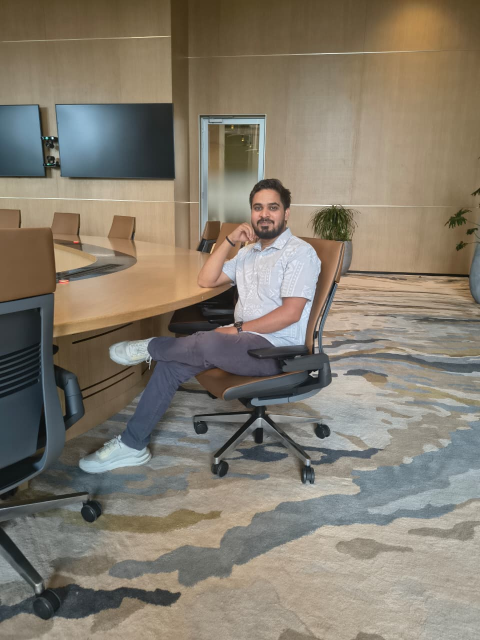
#> input picture pic/Image1.jpeg, 960 x 1280 px, given in place of Image4.jpeg, which was not available (shown at 1/2 size)
$ python optimize-images.py
#> lines starting #> are read from the running program, lines starting #| are printed output that depends on the picture
"""Generate web-optimized images for faster biodata loading."""
from pathlib import Path
from PIL import Image, ImageOps

ROOT = Path(__file__).parent
SRC = ROOT / "pic"
OUT = SRC / "web"
OUT.mkdir(exist_ok=True)

GALLERY = [
    "Image1.jpeg", "Image2.jpeg", "Image3.jpeg", "Image5.jpeg",
    "Image6.jpeg", "Image7.jpeg", "Image8.jpeg",
    "DSC01229.jpg", "DSC01236.jpg", "DSC01239.jpg",
    "DSC01521.jpg", "DSC01530.jpg", "DSC01570.jpg",
]


def save_jpeg(img: Image.Image, path: Path, quality: int = 82) -> None:
    rgb = img.convert("RGB")
    rgb.save(path, "JPEG", quality=quality, optimize=True, progressive=True)


def make_profile() -> None:
    img = Image.open(SRC / "Image4.jpeg")
#> img is the input picture: PIL image 960x1280 RGB; mean R, G, B 132.4, 124.1, 110.2
    img = ImageOps.exif_transpose(img)
    w, h = img.size
#> w = 960; h = 1280
    side = min(w, h)
#> side = 960
    # Center crop on upper-body / face (original has extra headroom)
    face_y = int(h * 0.58)
#> face_y = 742
    top = face_y - side // 2
#> top = 262
    top = max(0, min(top, h - side))
    left = (w - side) // 2
#> left = 0
    cropped = img.crop((left, top, left + side, top + side))
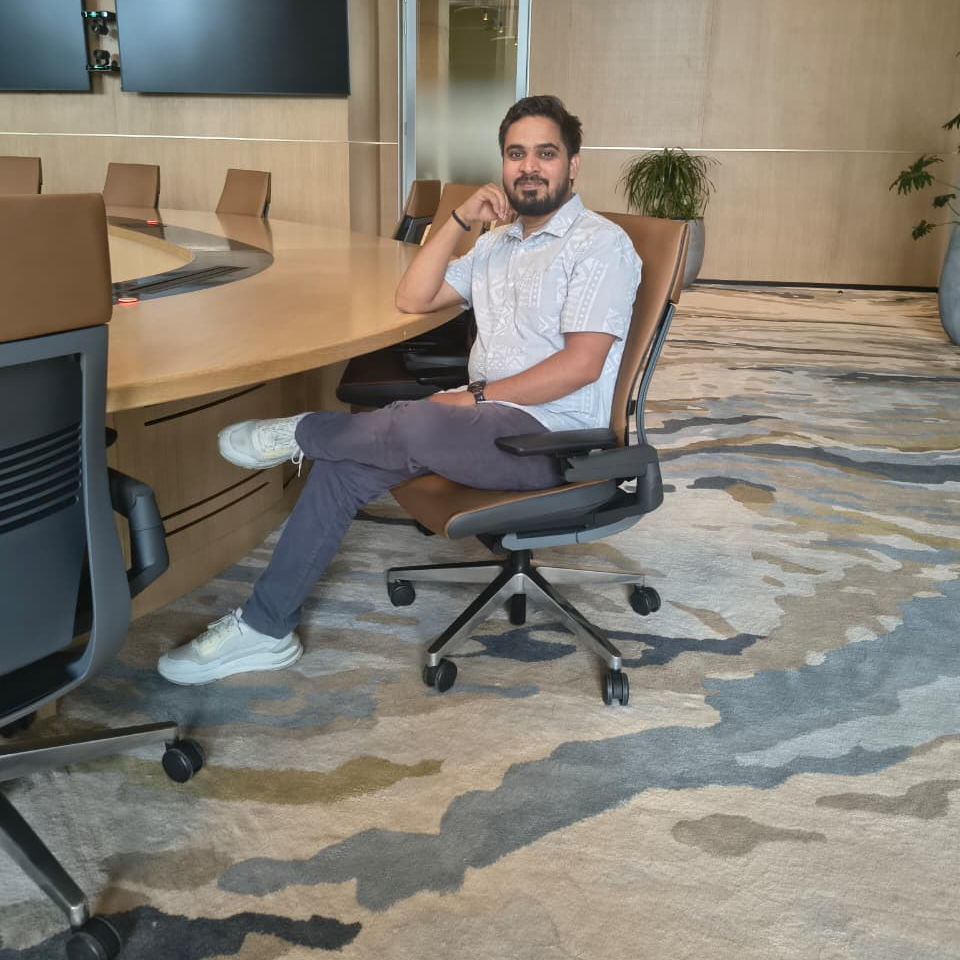
#> cropped: PIL image 960x960 RGB; mean R, G, B 133, 126.4, 115.6
    cropped = cropped.resize((340, 340), Image.Resampling.LANCZOS)
#> cropped: PIL image 340x340 RGB
    save_jpeg(cropped, OUT / "profile.jpg", quality=88)
    print(f"profile.jpg -> {(OUT / 'profile.jpg').stat().st_size // 1024} KB")


def make_gallery(name: str) -> None:
#> called with name = 'Image1.jpeg'
    src_path = SRC / name
    img = Image.open(src_path)
    img = ImageOps.exif_transpose(img)
    img.thumbnail((960, 1280), Image.Resampling.LANCZOS)
    out_name = Path(name).stem + ".jpg"
    save_jpeg(img, OUT / out_name, quality=82)

    thumb = img.copy()
    thumb.thumbnail((112, 112), Image.Resampling.LANCZOS)
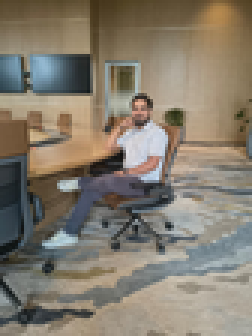
#> thumb: PIL image 84x112 RGB (shown 3 times larger); mean R, G, B 132.3, 124, 110.2
    save_jpeg(thumb, OUT / f"thumb-{out_name}", quality=78)

    kb = (OUT / out_name).stat().st_size // 1024
    print(f"{out_name} -> {kb} KB")


if __name__ == "__main__":
    make_profile()
    for item in GALLERY:
        make_gallery(item)
#> pass 2 of the loop `for item in GALLERY:`:
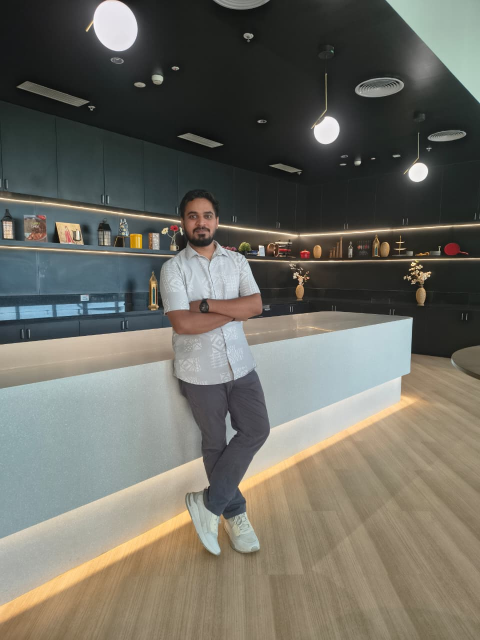
#> input picture pic/Image2.jpeg, 960 x 1280 px (shown at 1/2 size)
#> in make_gallery, img is the input picture: PIL image 960x1280 RGB; mean R, G, B 109.6, 108, 98.9
#> in make_gallery (call 2), `thumb.thumbnail((112, 112), Image.Resampling.LANCZOS)`:
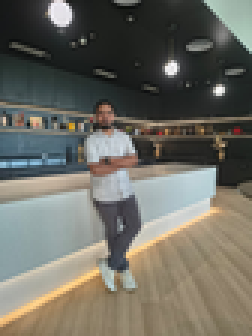
#> thumb: PIL image 84x112 RGB (shown 3 times larger); mean R, G, B 109.6, 108, 98.9
#> pass 3 of the loop `for item in GALLERY:`:
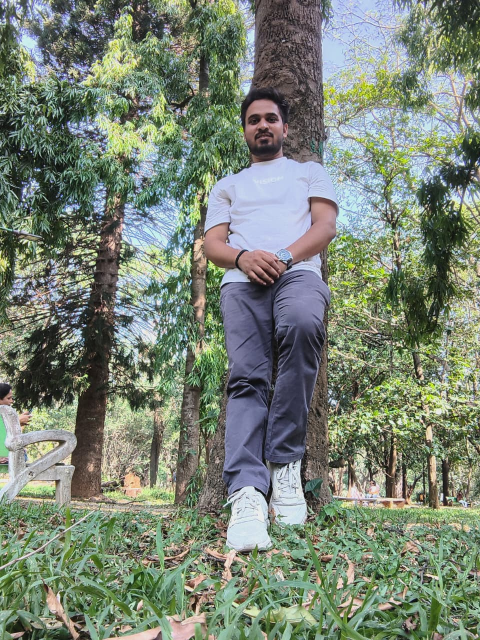
#> input picture pic/Image3.jpeg, 960 x 1280 px (shown at 1/2 size)
#> in make_gallery, img is the input picture: PIL image 960x1280 RGB; mean R, G, B 121.4, 131.7, 116.9
#> in make_gallery (call 3), `thumb.thumbnail((112, 112), Image.Resampling.LANCZOS)`:
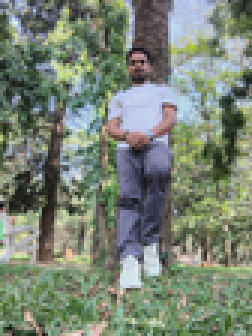
#> thumb: PIL image 84x112 RGB (shown 3 times larger); mean R, G, B 121.3, 131.7, 116.9
#> (the run stopped early here; a loop or call above may not have finished)
